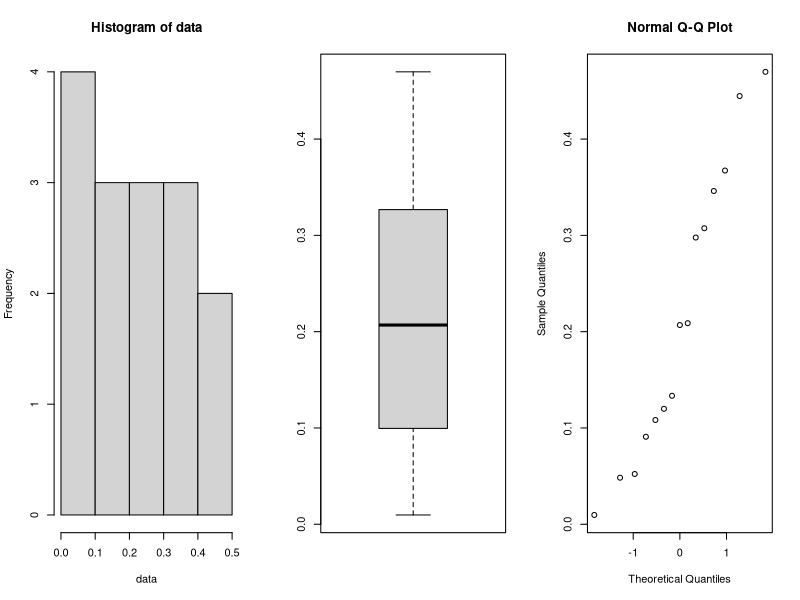

Source code (R):
data <- c(15.4, 17.9, 19.0, 0.5, 15.9, 2.7, 6.2, 2.5, 4.7, 6.9, 10.8, 24.3, 5.6, 23.0, 10.7)
data

normalize.data <- function(x) {x / sqrt(sum(x^2))}
data <- normalize.data(data) ; data

n <- length(data) ; n

# checking normality of the data

par(mfrow=c(1,3))
hist(data)
boxplot(data)
qqnorm(data)

# The sample size (15) is small and this leads us having a histogram is not very steady 
# and close to genuine density, and the QQ-plot is slightly straight in the centre
# with just minor variance and space in the middle and around the corners.

mean.of.data <- mean(data) ; mean.of.data
sd.of.data <- sd(data) ; sd.of.data

# Construct a 97%-CI for mu. Evaluate the sample size needed to provide that the length 
# of the 97%-CI is at most 2. Compute a bootstrap 97%-CI for mu and compare it to the above CI. 

# p̂ = mu = 0.21 (mean of the data)
# 1-p̂ = 0.79
# Confidence interval of 2 means 2E = 0.02, then E = 0.01
# for %97 interval ; qnorm(0.97,mean=0.21,sd=0.14)

minimal.sample.size <- qnorm(0.97)^2*0.21*0.79 / (0.01)^2
minimal.sample.size

# The sample size needed to provide that the length of the 97%-CI is at least 5869

t.test(data, conf.level = 0.97) 

# 	One Sample t-test

# data:  data
# t = 5.5499, df = 14, p-value = 7.157e-05
# alternative hypothesis: true mean is not equal to 0
# 95 percent confidence interval:
#   0.1313523 0.2968243
# sample estimates:
#   mean of x 
# 0.2140883 
